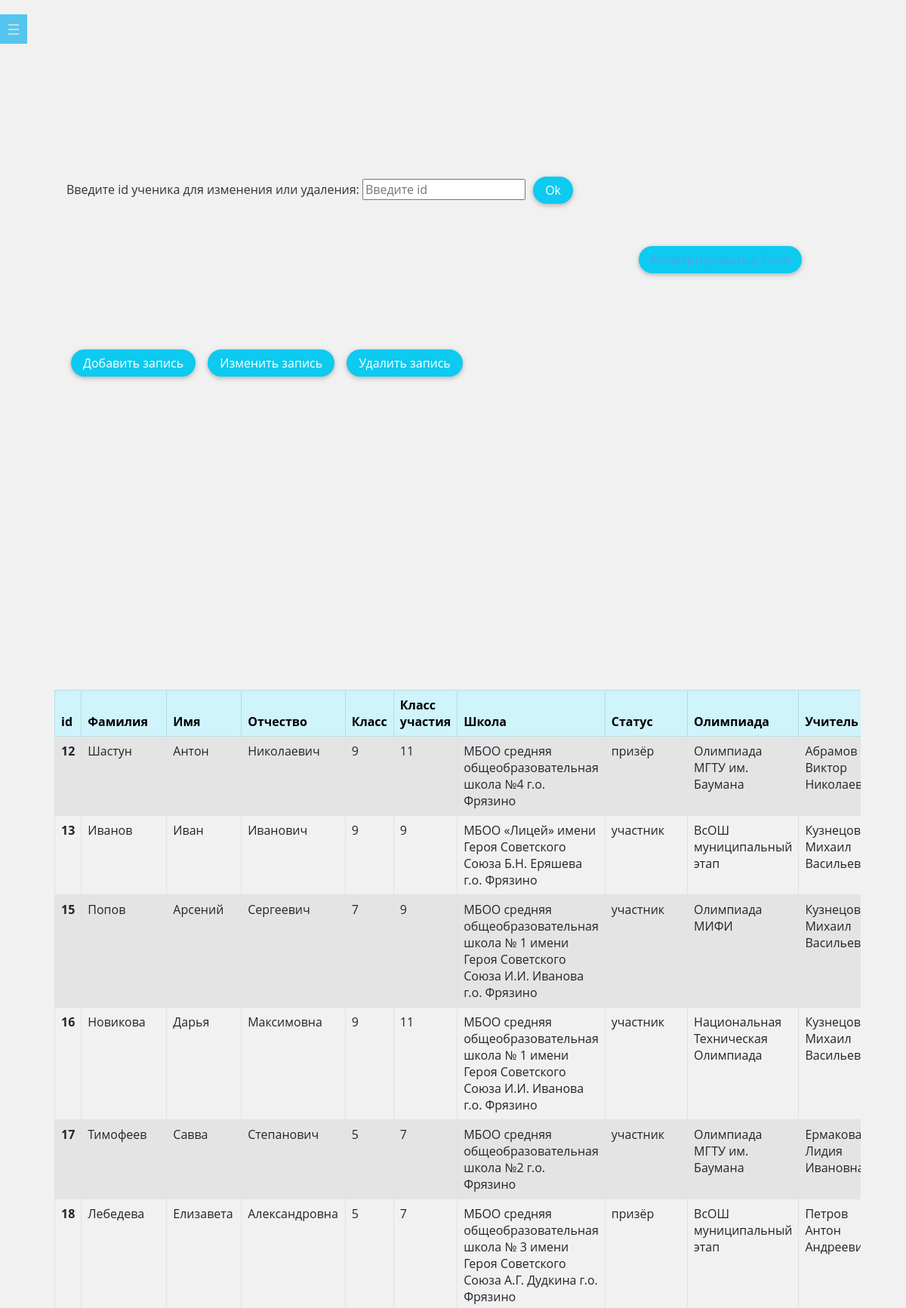
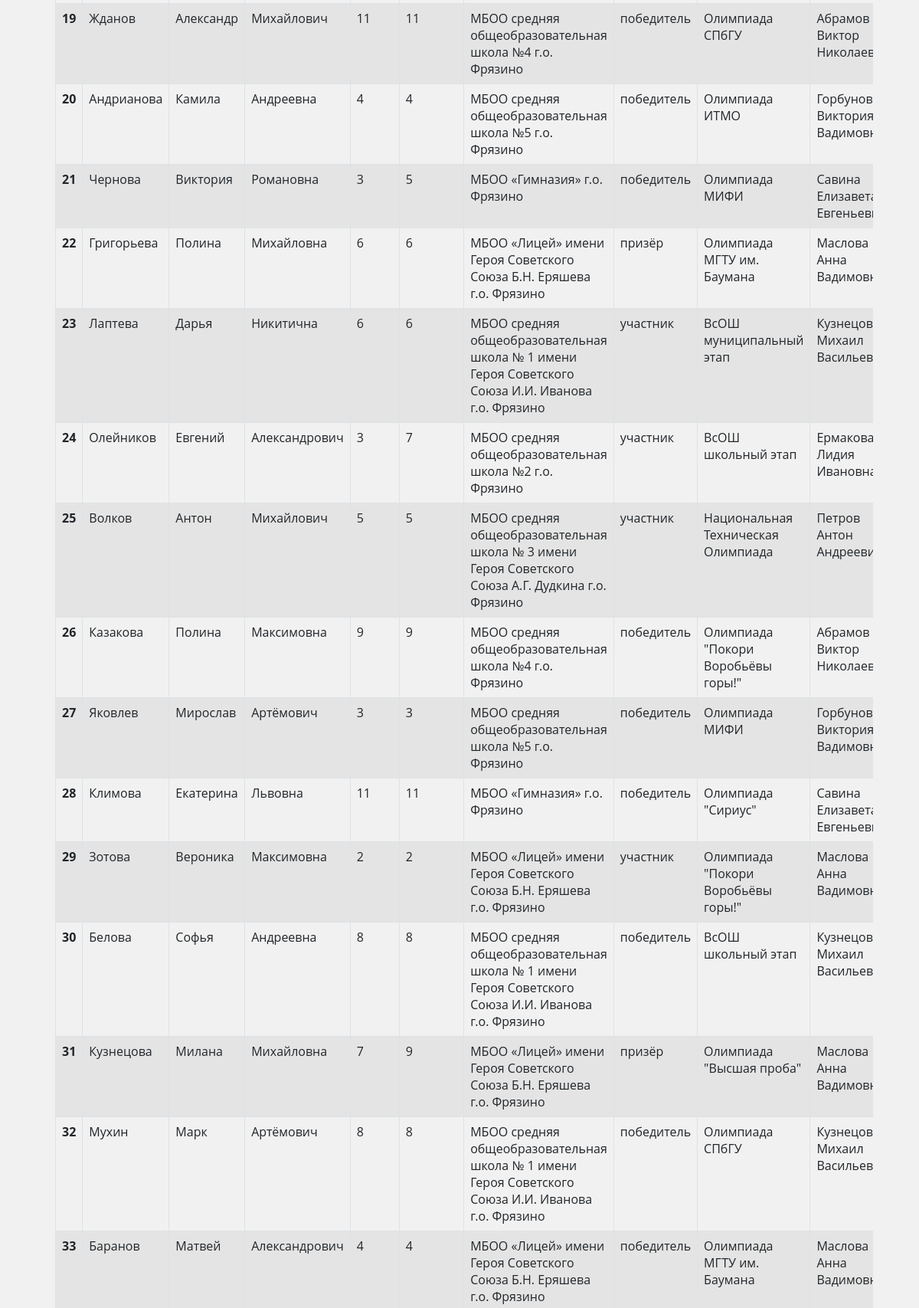
The app's page /students (signed in, upper part) with its own data (2 pictures, top to bottom).
### data/students.py (models this page shows)
class Student(SqlAlchemyBase):
    __tablename__ = 'students'
    id = sqlalchemy.Column(sqlalchemy.Integer, primary_key=True, autoincrement=True, unique=True)
    surname = sqlalchemy.Column(sqlalchemy.String, nullable=False)
    name = sqlalchemy.Column(sqlalchemy.String, nullable=False)
    patronymic = sqlalchemy.Column(sqlalchemy.String, nullable=False)
    class_writing = sqlalchemy.Column(sqlalchemy.Integer, nullable=False)
    class_take = sqlalchemy.Column(sqlalchemy.Integer, nullable=False)
    school_id = sqlalchemy.Column(sqlalchemy.Integer, sqlalchemy.ForeignKey("schools.id"), nullable=False)
    school = orm.relationship('School')
    status = sqlalchemy.Column(sqlalchemy.String, nullable=True)
    olymp_id = sqlalchemy.Column(sqlalchemy.Integer, sqlalchemy.ForeignKey("olympiads.id"), nullable=False)
    olympiad = orm.relationship('Olympiad')
    user_id = sqlalchemy.Column(sqlalchemy.Integer, sqlalchemy.ForeignKey("users.id"), nullable=False)
    user = orm.relationship('User')
    year = sqlalchemy.Column(sqlalchemy.Integer, nullable=False)

### data/schools.py (models this page shows)
class School(SqlAlchemyBase):
    __tablename__ = 'schools'
    id = sqlalchemy.Column(sqlalchemy.Integer, primary_key=True, autoincrement=True, unique=True)
    name = sqlalchemy.Column(sqlalchemy.String, nullable=False, unique=True)
    users = orm.relationship("User", back_populates='school')
    students = orm.relationship("Student", back_populates='school')

### data/olympiads.py (models this page shows)
class Olympiad(SqlAlchemyBase):
    __tablename__ = 'olympiads'
    id = sqlalchemy.Column(sqlalchemy.Integer, primary_key=True, autoincrement=True, unique=True)
    name = sqlalchemy.Column(sqlalchemy.String, nullable=False)
    students = orm.relationship("Student", back_populates='olympiad')

### main.py (the view, shortened to what this page needs)
@app.route('/students', methods=['GET', 'POST'])
@login_required
def success():
    global res_f
    db_sess = db_session.create_session()
    if current_user.admin:
        res1 = db_sess.query(School.name).distinct().all()
        res3 = db_sess.query(User.surname, User.name, User.patronymic).distinct().all()
    else:
        res1 = [(current_user.school.name,)]
        res3 = [(f'{current_user.surname} {current_user.name} {current_user.patronymic}',)]
    res2 = db_sess.query(Olympiad.name).distinct().all()
    res4 = db_sess.query(Student.year).distinct().all()
    res5 = db_sess.query(Student.class_writing).distinct().all()
    for i in range(len(res3)):
        res3[i] = ' '.join(list(res3[i]))
    for i in range(len(res1)):
        res1[i] = res1[i][0]
    for i in range(len(res2)):
        res2[i] = res2[i][0]
    for i in range(len(res4)):
        res4[i] = res4[i][0]
    for i in range(len(res5)):
        res5[i] = res5[i][0]
    if True:
        if current_user.admin:
            db_sess = db_session.create_session()
            res_f = db_sess.query(Student.id, Student.surname, Student.name, Student.patronymic, Student.class_writing, Student.class_take, Student.school_id, Student.status, Student.olymp_id, Student.user_id, Student.year).all()
            for i in range(len(res_f)):
                res_f[i] = list(res_f[i])
                res_f[i][6] = db_sess.query(School.name).filter(res_f[i][6] == School.id).first()[0]
                res_f[i][8] = db_sess.query(Olympiad.name).filter(res_f[i][8] == Olympiad.id).first()[0]
                res_f[i][9] = ' '.join(list(db_sess.query(User.surname, User.name, User.patronymic).filter(res_f[i][9] == User.id).first()))
        id2 = request.form.get('new_id')
    return render_template("main.html", title="Ученики", name=f'{current_user.surname} {current_user.name} {current_user.patronymic}', bd=res_f, teachers=res3, schools=res1, classes=res5, years=res4, olympiads=res2, id=id2)

### data/db_session.py (called while the page is built)
def create_session() -> Session:
    global __factory
    return __factory()

### main.py (called while the page is built)
@login_manager.user_loader
def load_user(id):
    db_sess = db_session.create_session()
    return db_sess.query(User).get(id)

### templates/main.html (shortened to what this page needs)
<!DOCTYPE html>
<html class="no-js" lang="ru">
<head>
  <link rel="stylesheet" href="https://cdn.jsdelivr.net/npm/bootstrap@5.0.0-beta1/dist/css/bootstrap.min.css"
 />
</head>
<body>
  <nav class="nav">
      <label for="nav-toggle" class="nav-toggle" onclick></label>
  </nav>
  <main role="main">
    <section>
      <form action="" method="post">
        <div class="object van5">
          <label for="Username">Введите id ученика для изменения или удаления:</label>
          <input type="text" name="new_id" id="Username" placeholder="Введите id">
          <button class="btn btn-info" type="submit" value="1" name="s">Ok</button>
        </div>
        <div class="van object">
          <a href="/students/add" class="btn btn-info">Добавить запись</a>
          <a href="/students/{{id}}" class="btn btn-info">Изменить запись</a>
          <a href="/students/delete/{{id}}" class="btn btn-info">Удалить запись</a>
      </form>
      <div class="span3 object site-header container">
        <table class="table table-striped table-bordered">
          <thead class="table-info">
            <tr>
              <th scope="col">id</th>
              <th scope="col">Фамилия</th>
              <th scope="col">Имя</th>
              <th scope="col">Отчество</th>
              <th scope="col">Класс</th>
              <th scope="col">Класс участия</th>
              <th scope="col">Школа</th>
              <th scope="col">Статус</th>
              <th scope="col">Олимпиада</th>
              <th scope="col">Учитель</th>
            </tr>
          </thead>
          <tbody>
            {% for i in bd %}
            <tr>
              <th scope="row">{{i[0]}}</th>
              {% for y in i[1:] %}
              <td>{{y}}</td>
              {% endfor %}
            </tr>
            {% endfor %}
          </tbody>
        </table>
      </div>
      <div class="object van1">
        <button type="button" class="btn btn-info">
          <a href="{{ url_for('download', filename='olimp_results.xlsx') }}">Конвертировать в Excel</a>
        </button>
      </div>
    </section>
  </main>
</body>
</html>

### templates/main.html (style rules this page uses)
.nav { width: 320px; min-width: 320px; height: 100%; position: fixed; top: 0; bottom: 0; margin: 0; left: -320px; padding: 15px 20px; -webkit-transition: left 0.3s; -moz-transition: left 0.3s; transition: left 0.3s; background: #54c5ee; z-index: 2000; }
.nav-toggle { position: absolute; left: 320px; top: 1em; padding: 0.5em; background: inherit; color: #dadada; cursor: pointer; font-size: 1.2em; line-height: 1; z-index: 2001; -webkit-transition: color 0.25s ease-in-out; -moz-transition: color 0.25s ease-in-out; transition: color 0.25s ease-in-out; }
.nav-toggle:after { content: "\2630"; text-decoration: none; }
body { -webkit-animation: bugfix infinite 1s; }
@media screen and (min-width: 320px) { html, body { margin: 0; overflow-x: hidden; } }
* { box-sizing: border-box; }
html { font-size: 100%; }
html, body { margin: 0; padding: 0; width: 100%; height: 100%; }
body { color: #333; font: 1em "Open Sans", sans-serif; background-color: #f1f1f1; }
main { max-width: 1024px; margin: 0 auto; }
a { color: #549eee; text-decoration: none; }
.btn { -webkit-border-radius: 10em; -moz-border-radius: 10em; -ms-border-radius: 10em; -o-border-radius: 10em; border-radius: 10em; border: 0; color: #ffffff !important; margin: 6px; white-space: normal !important; word-wrap: break-word; display: inline-block; line-height: 1.25; text-align: center; vertical-align: middle; cursor: pointer; -webkit-user-select: none; -moz-user-select: none; -ms-user-select: none; user-select: none; padding: 0.5rem 1rem; font-size: 1rem; font-weight: 400; -webkit-box-shadow: 0 2px 5px 0 rgba(0, 0, 0, 0.16), 0 2px 10px 0 rgba(0, 0, 0, 0.12); -moz-box-shadow: 0 2px 5px 0 rgba(0, 0, 0, 0.16), 0 2px 10px 0 rgba(0, 0, 0, 0.12); box-shadow: 0 2px 5px 0 rgba(0, 0, 0, 0.16), 0 2px 10px 0 rgba(0, 0, 0, 0.12); }
.btn { -webkit-transition: box-shadow 0.2s ease-out; -moz-transition: box-shadow 0.2s ease-out; -ms-transition: box-shadow 0.2s ease-out; transition: box-shadow 0.2s ease-out; }
.object { position: absolute; }
.span3 { top: 20%; height: 60% !important; width: 90%; left: 5%; overflow: scroll; }
.van { top: 10%; }
.van1 { top: 7%; left: 70%; }
.van5 { top: 5%; }

### records on screen
Student: surname "Шастун", name "Антон", patronymic "Николаевич", status "призёр"
School: name "МБОО средняя общеобразовательная школа №4 г.о. Фрязино"
Olympiad: name "Олимпиада МГТУ им. Баумана"
Student: surname "Иванов", name "Иван", patronymic "Иванович", status "участник"
School: name "МБОО «Лицей» имени Героя Советского Союза Б.Н. Еряшева г.о. Фрязино"
Olympiad: name "ВсОШ муниципальный этап"
Student: surname "Попов", name "Арсений", patronymic "Сергеевич", status "участник"
School: name "МБОО средняя общеобразовательная школа № 1 имени Героя Советского Союза И.И. Иванова г.о. Фрязино"
Olympiad: name "Олимпиада МИФИ"
Student: surname "Новикова", name "Дарья", patronymic "Максимовна", status "участник"
Olympiad: name "Национальная Техническая Олимпиада"
Student: surname "Тимофеев", name "Савва", patronymic "Степанович", status "участник"
School: name "МБОО средняя общеобразовательная школа №2 г.о. Фрязино"
Student: surname "Лебедева", name "Елизавета", patronymic "Александровна", status "призёр"
School: name "МБОО средняя общеобразовательная школа № 3 имени Героя Советского Союза А.Г. Дудкина г.о. Фрязино"
Student: surname "Жданов", name "Александр", patronymic "Михайлович", status "победитель"
Olympiad: name "Олимпиада СПбГУ"
Student: surname "Андрианова", name "Камила", patronymic "Андреевна", status "победитель"
School: name "МБОО средняя общеобразовательная школа №5 г.о. Фрязино"
Olympiad: name "Олимпиада ИТМО"
Student: surname "Чернова", name "Виктория", patronymic "Романовна", status "победитель"
School: name "МБОО «Гимназия» г.о. Фрязино"
Student: surname "Григорьева", name "Полина", patronymic "Михайловна", status "призёр"
Student: surname "Лаптева", name "Дарья", patronymic "Никитична", status "участник"
Student: surname "Олейников", name "Евгений", patronymic "Александрович", status "участник"
Olympiad: name "ВсОШ школьный этап"
Student: surname "Волков", name "Антон", patronymic "Михайлович", status "участник"
Student: surname "Казакова", name "Полина", patronymic "Максимовна", status "победитель"
Olympiad: name "Олимпиада \"Покори Воробьёвы горы!\""
Student: surname "Яковлев", name "Мирослав", patronymic "Артёмович", status "победитель"
Student: surname "Климова", name "Екатерина", patronymic "Львовна", status "победитель"
Olympiad: name "Олимпиада \"Сириус\""
Student: surname "Зотова", name "Вероника", patronymic "Максимовна", status "участник"
Student: surname "Белова", name "Софья", patronymic "Андреевна", status "победитель"
Student: surname "Кузнецова", name "Милана", patronymic "Михайловна", status "призёр"
Olympiad: name "Олимпиада \"Высшая проба\""
Student: surname "Мухин", name "Марк", patronymic "Артёмович", status "победитель"
Student: surname "Баранов", name "Матвей", patronymic "Александрович", status "победитель"

### other values on screen
{{ i[0] }} "12" "13" "15" "16" "17" "18" "19" "20" "21" "22" "23" "24" "25" "26" "27" "28" "29" "30" "31" "32" "33"
{{ y }} "9" "11" "Абрамов Виктор…" "9" "9" "Кузнецов Михаил…" "7" "9" "Кузнецов Михаил…" "9" "11" "Кузнецов Михаил…" "5" "7" "Ермакова Лидия…" "5" "7" "Петров Антон…" "11" "11" "Абрамов Виктор…" "4" "4" "3" "5" "Савина…" "6" "6" "Маслова Анна…" "6" "6" "Кузнецов Михаил…" "3" "7" "Ермакова Лидия…" "5" "5" "Петров Антон…" "9" "9" "Абрамов Виктор…" "3" "3" "11" "11" "Савина…" "2" "2" "Маслова Анна…" "8" "8" "Кузнецов Михаил…" "7" "9" "Маслова Анна…" "8" "8" "Кузнецов Михаил…" "4" "4" "Маслова Анна…"
